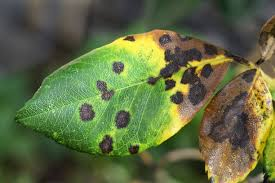
#> input picture leaf.jpg, 275 x 183 px
$ python 'leaf dieseas.py'
#> lines starting #> are read from the running program, lines starting #| are printed output that depends on the picture; after the words box and inside, x2 and y2 are one past the last pixel; in counts of white or black regions, pixels touching at a corner belong together
import cv2
import numpy as np

# Read and resize image
img = cv2.imread('leaf.jpg')
#> img is the input picture: shape (183, 275, 3); mean B, G, R 66, 106.3, 95.4
resized = cv2.resize(img, (600, 400))
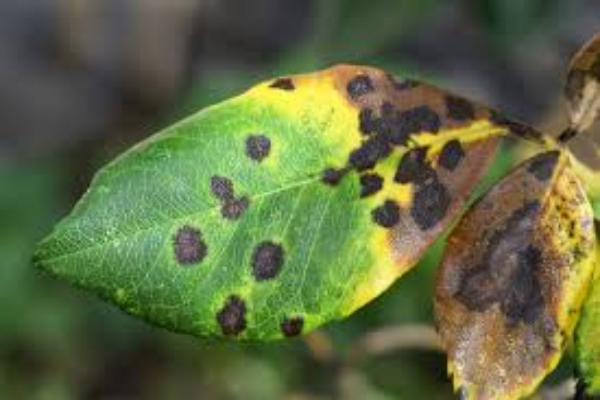
#> resized: shape (400, 600, 3); mean B, G, R 65.9, 106.2, 95.3

# Convert to HSV
hsv = cv2.cvtColor(resized, cv2.COLOR_BGR2HSV)
#> hsv: shape (400, 600, 3); mean H, S, V 45.4, 95.8, 112.1

# Define HSV range for detecting disease (yellow/brown regions typically)
lower = np.array([10, 50, 50])
upper = np.array([30, 255, 255])

# Create mask and apply
mask = cv2.inRange(hsv, lower, upper)
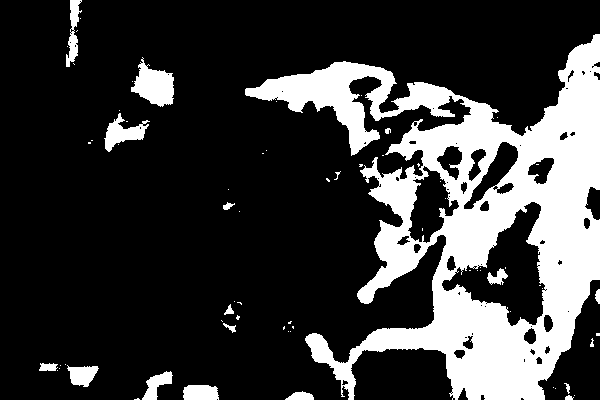
#> mask: shape (400, 600); 22.6% white; 70 white regions (51 under 20 px)
diseased = cv2.bitwise_and(resized, resized, mask=mask)
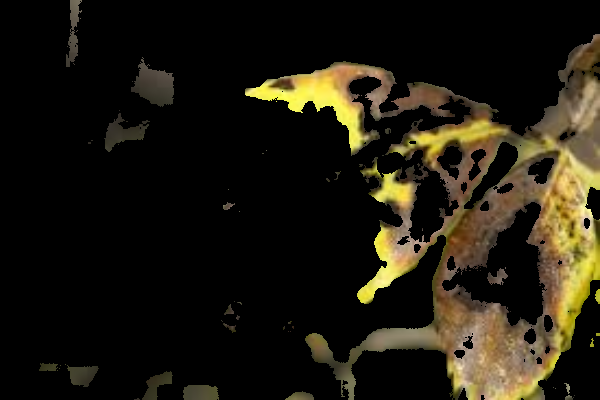
#> diseased: shape (400, 600, 3); mean B, G, R 15.9, 27.1, 31.4

# Find contours
contours, _ = cv2.findContours(mask, cv2.RETR_EXTERNAL, cv2.CHAIN_APPROX_SIMPLE)
#> contours = 57 contours, 43 with area under 20; largest, box (x1, y1, x2, y2) and area: (245, 34, 600, 400) 59264, (131, 57, 174, 107) 1159, (104, 113, 150, 152) 662, (183, 385, 219, 400) 449, (66, 0, 82, 67) 426

# Draw contours
output = resized.copy()
cv2.drawContours(output, contours, -1, (0, 0, 225), 3)
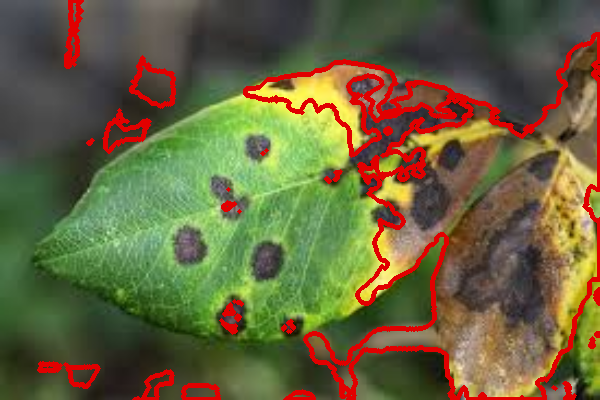
#> output: shape (400, 600, 3); 7.57% of pixels changed, all inside (x1, y1, x2, y2) = (37, 0, 600, 400)

# Show results
cv2.imshow('Original Leaf', resized)
cv2.imshow('Mask - Disease Detection', mask)
cv2.imshow('Detected Disease Area', diseased)
cv2.imshow('Contours', output)

cv2.waitKey(0)
cv2.destroyAllWindows()
